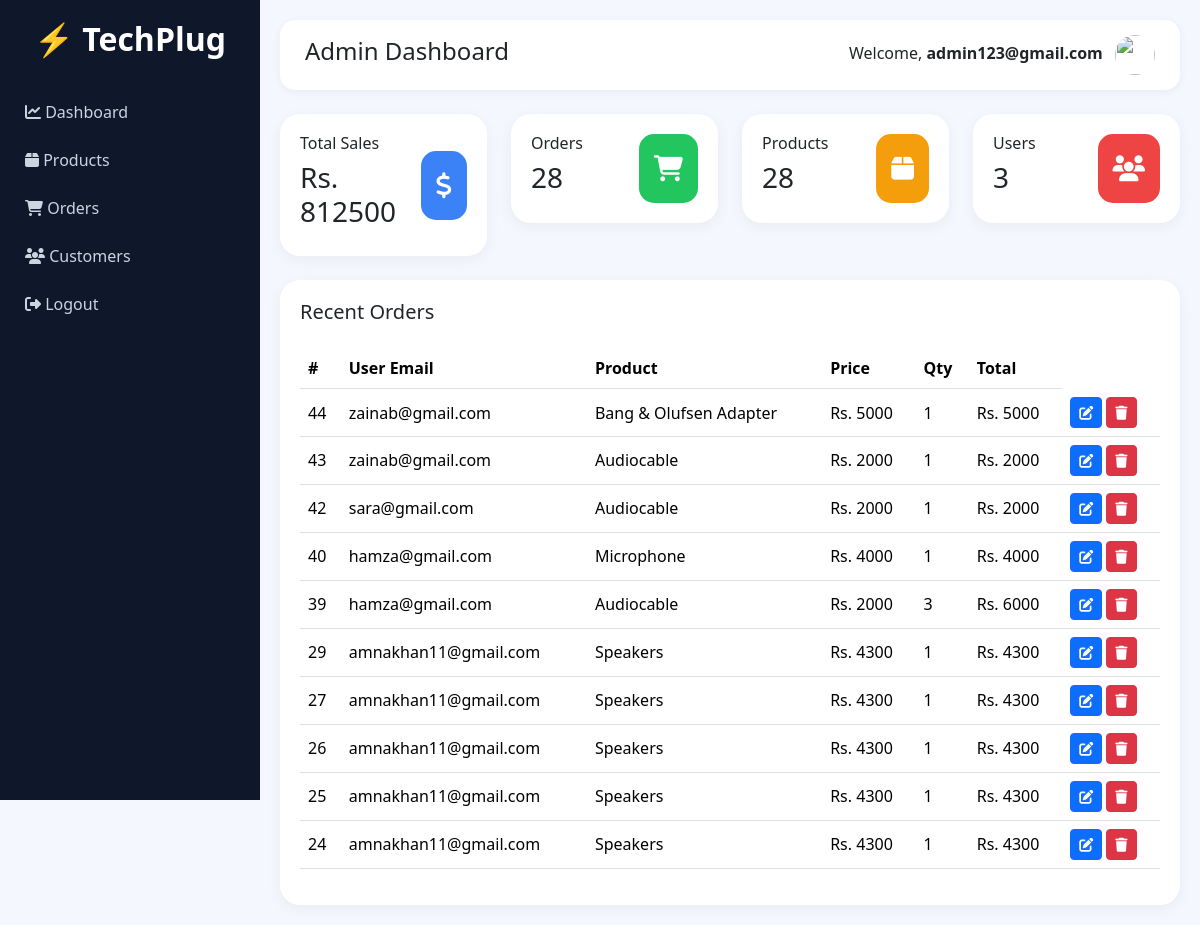
The page /dashboard.php (signed in) on the database its author committed.
### tables this page shows
CREATE TABLE `orders` (
  `order_id` int(11) NOT NULL,
  `user_email` varchar(100) NOT NULL,
  `product_id` int(11) NOT NULL,
  `product_name` varchar(255) NOT NULL,
  `product_price` int(11) NOT NULL,
  `product_quantity` int(11) NOT NULL,
  `product_desc` varchar(255) NOT NULL,
  `order_date` datetime NOT NULL DEFAULT current_timestamp(),
  `status` varchar(100) NOT NULL,
  `img` varchar(250) NOT NULL
);

### dashboard.php (the view, shortened to what this page needs)
<?php
$admin_name = $_SESSION['email'];
$order_query = "SELECT COUNT(*) AS total_orders FROM orders";
$order_result = mysqli_query($conn,$order_query);
$order_data = mysqli_fetch_assoc($order_result);
$total_orders = $order_data['total_orders'] ?? 0;
$sales_query = "SELECT SUM(product_price * product_quantity) AS total_sales FROM orders";
$sales_result = mysqli_query($conn,$sales_query);
$sales_data = mysqli_fetch_assoc($sales_result);
$total_sales = $sales_data['total_sales'] ?? 0;
$product_query = "SELECT COUNT(*) AS total_products FROM orders";
$product_result = mysqli_query($conn,$product_query);
$product_data = mysqli_fetch_assoc($product_result);
$total_products = $product_data['total_products'] ?? 0;
$user_query = "SELECT COUNT(*) AS total_users FROM mobile_web";
$user_result = mysqli_query($conn,$user_query);
$user_data = mysqli_fetch_assoc($user_result);
$total_users = $user_data['total_users'] ?? 0;
$orders_sql = "SELECT * FROM orders ORDER BY order_id DESC LIMIT 10";
$orders_result = mysqli_query($conn,$orders_sql);
?>
<!DOCTYPE html>
<html lang="en">
<head>
<link href="https://cdn.jsdelivr.net/npm/bootstrap@5.3.3/dist/css/bootstrap.min.css" rel="stylesheet">
<link href="https://cdnjs.cloudflare.com/ajax/libs/font-awesome/6.5.0/css/all.min.css" rel="stylesheet">
</head>
<body>
<div class="sidebar">
<h2>⚡ TechPlug</h2>
<a href=""><i class="fa fa-chart-line"></i> Dashboard</a>
<a href="./users/Products.php"><i class="fa fa-box"></i> Products</a>
<a href=""><i class="fa fa-shopping-cart"></i> Orders</a>
<a href=""><i class="fa fa-users"></i> Customers</a>
<a href="login.php"><i class="fa fa-sign-out-alt"></i> Logout</a>
</div>
<div class="main">
<div class="topbar mb-4">
<h4>Admin Dashboard</h4>
<div>
Welcome, <b><?php echo $admin_name; ?></b>
<img src="../images/53.jpg" class="rounded-circle ms-2 " height="40px" width="40px">
</div>
</div>
<div class="row g-4 mb-4">
<div class="col-md-3">
<div class="dashboard-card d-flex justify-content-between align-items-center">
<div>
<h6>Total Sales</h6>
<h3>Rs. <?php echo $total_sales; ?></h3>
</div>
<div class="card-icon icon-sales"><i class="fa fa-dollar-sign"></i></div>
</div>
</div>
<div class="col-md-3">
<div class="dashboard-card d-flex justify-content-between align-items-center">
<div>
<h6>Orders</h6>
<h3><?php echo $total_orders; ?></h3>
</div>
<div class="card-icon icon-orders"><i class="fa fa-shopping-cart"></i></div>
</div>
</div>
<div class="col-md-3">
<div class="dashboard-card d-flex justify-content-between align-items-center">
<div>
<h6>Products</h6>
<h3><?php echo $total_products; ?></h3>
</div>
<div class="card-icon icon-products"><i class="fa fa-box"></i></div>
</div>
</div>
<div class="col-md-3">
<div class="dashboard-card d-flex justify-content-between align-items-center">
<div>
<h6>Users</h6>
<h3><?php echo $total_users; ?></h3>
</div>
<div class="card-icon icon-users"><i class="fa fa-users"></i></div>
</div>
</div>
</div>
<div class="dashboard-card">
<div class="d-flex justify-content-between mb-3">
<h5>Recent Orders</h5>
</div>
<div class="table-responsive">
<table class="table align-middle">
<thead>
<tr>
<th>#</th>
<th>User Email</th>
<th>Product</th>
<th>Price</th>
<th>Qty</th>
<th>Total</th>
</tr>
</thead>
<tbody>
<?php
if(mysqli_num_rows($orders_result) > 0){
while($row = mysqli_fetch_assoc($orders_result)){
$total = $row['product_price'] * $row['product_quantity'];
?>
<tr>
<td><?php echo $row['order_id']; ?></td>
<td><?php echo $row['user_email']; ?></td>
<td><?php echo $row['product_name']; ?></td>
<td>Rs. <?php echo $row['product_price']; ?></td>
<td><?php echo $row['product_quantity']; ?></td>
<td>Rs. <?php echo $total; ?></td>
<td>
<button
class="btn btn-primary btn-sm editBtn"
data-id="<?php echo $row['order_id']; ?>"
data-email="<?php echo $row['user_email']; ?>"
data-name="<?php echo $row['product_name']; ?>"
data-price="<?php echo $row['product_price']; ?>"
data-qty="<?php echo $row['product_quantity']; ?>"
data-bs-toggle="modal"
data-bs-target="#editModal">
<i class="fa fa-edit"></i>
</button>
<button
class="btn btn-danger btn-sm deleteBtn"
data-id="<?php echo $row['order_id']; ?>"
data-bs-toggle="modal"
data-bs-target="#deleteModal">
<i class="fa fa-trash"></i>
</button>
</td>
</tr>
<?php }} else { ?>
<tr><td colspan="6" class="text-center">No Orders Found</td></tr>
<?php } ?>
</tbody>
</table>
</div>
</div>
</div>
</body>
</html>

### dashboard.php (style rules this page uses)
body { background:#f4f7fe; font-family:'Segoe UI',sans-serif; }
.sidebar { width:260px;height:100vh;position:fixed; background:#0f172a;color:#fff;padding-top:20px; }
.sidebar h2 { text-align:center;margin-bottom:30px;font-weight:bold; }
.sidebar a { display:block;color:#cbd5e1;padding:12px 25px; text-decoration:none;transition:.3s;font-weight:500; }
.main { margin-left:260px;padding:20px; }
.topbar { background:#fff;padding:15px 25px;border-radius:15px; display:flex;justify-content:space-between;align-items:center; box-shadow:0 2px 10px rgba(0,0,0,.05); }
.dashboard-card { background:#fff;border-radius:20px;padding:20px; box-shadow:0 4px 15px rgba(0,0,0,.05); transition:.3s; }
.card-icon { font-size:26px;padding:15px;border-radius:15px;color:#fff; }
.icon-sales { background:#3b82f6; }
.icon-orders { background:#22c55e; }
.icon-products { background:#f59e0b; }
.icon-users { background:#ef4444; }
.table thead { background:#0f172a;color:#fff; }

### rows shown on the page
orders: order_id "44", user_email "zainab@gmail.com", product_name "Bang & Olufsen Adapter", product_price "5000", product_quantity "1"
orders: order_id "43", user_email "zainab@gmail.com", product_name "Audiocable", product_price "2000", product_quantity "1"
orders: order_id "42", user_email "sara@gmail.com", product_name "Audiocable", product_price "2000", product_quantity "1"
orders: order_id "40", user_email "hamza@gmail.com", product_name "Microphone", product_price "4000", product_quantity "1"
orders: order_id "39", user_email "hamza@gmail.com", product_name "Audiocable", product_price "2000", product_quantity "3", total "6000"
orders: order_id "29", user_email "amnakhan11@gmail.com", product_name "Speakers", product_price "4300", product_quantity "1"
orders: order_id "27", user_email "amnakhan11@gmail.com", product_name "Speakers", product_price "4300", product_quantity "1"
orders: order_id "26", user_email "amnakhan11@gmail.com", product_name "Speakers", product_price "4300", product_quantity "1"
orders: order_id "25", user_email "amnakhan11@gmail.com", product_name "Speakers", product_price "4300", product_quantity "1"
orders: order_id "24", user_email "amnakhan11@gmail.com", product_name "Speakers", product_price "4300", product_quantity "1"

### other values the page prints
$admin_name "admin123@gmail.com"
$total_sales "812500"
$total_orders "28"
$total_products "28"
$total_users "3"
